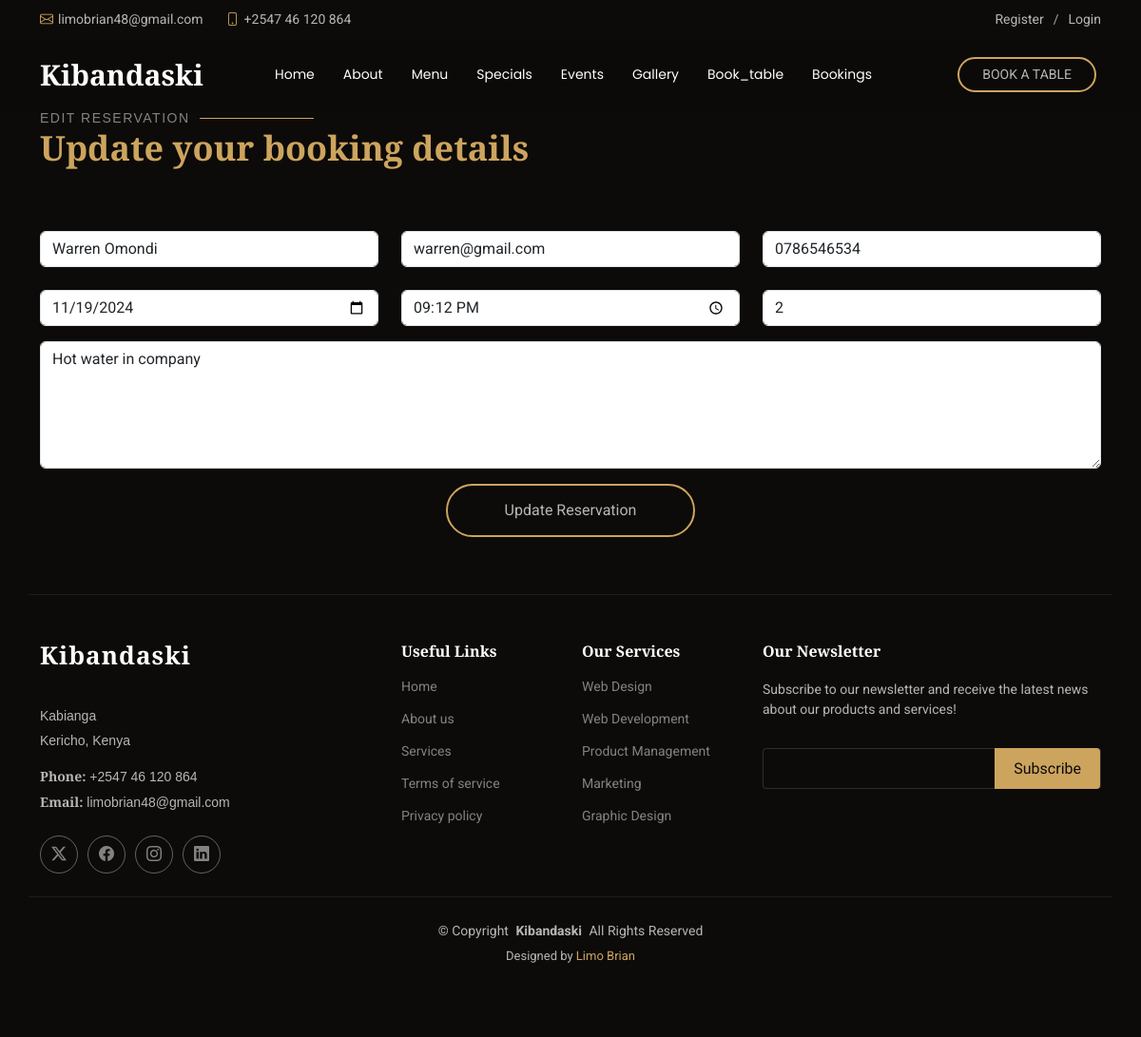
The app's page /edit/12/ with its own data.
### kibandaskiapp/models.py (models this page shows, shortened)
class Booking(models.Model):
    name = models.CharField(max_length=100)
    email = models.EmailField()
    phone = models.CharField(max_length=15)
    date = models.DateField()
    time = models.TimeField()
    people = models.PositiveIntegerField()
    message = models.TextField(blank=True, null=True)

### kibandaskiapp/views.py (the view, shortened to what this page needs)
# urls.py: path('edit/<int:booking_id>/', views.update_booking, name="update_booking"),
def update_booking(request, booking_id):
    booking = get_object_or_404(Booking, id=booking_id)
    return render(request, "edit_booking.html", {'booking': booking})

### templates/edit_booking.html (shortened to what this page needs)
{% extends 'base.html' %}
{% load static %}
{% block content %}
<section id="edit-booking" class="edit-booking section">
    <div class="container section-title" data-aos="fade-up">
        <h2>Edit Reservation</h2>
        <p>Update your booking details</p>
    </div>
    <div class="container" data-aos="fade-up" data-aos-delay="100">
        <form method="post" role="form" class='book_table'>
            <div class="row gy-4">
                <div class="col-lg-4 col-md-6">
                    <input type="text" name="name" class="form-control" id="name" placeholder="Your Name" value="{{ booking.name }}" required="">
                </div>
                <div class="col-lg-4 col-md-6">
                    <input type="email" class="form-control" name="email" id="email" placeholder="Your Email" value="{{ booking.email }}" required="">
                </div>
                <div class="col-lg-4 col-md-6">
                    <input type="text" class="form-control" name="phone" id="phone" placeholder="Your Phone" value="{{ booking.phone }}" required="">
                </div>
                <div class="col-lg-4 col-md-6">
                    <input type="date" name="date" class="form-control" id="date" placeholder="Date" value="{{ booking.date|date:'Y-m-d' }}" required="">
                </div>
                <div class="col-lg-4 col-md-6">
                    <input type="time" class="form-control" name="time" id="time" placeholder="Time" value="{{ booking.time|time:'H:i' }}" required="">
                </div>
                <div class="col-lg-4 col-md-6">
                    <input type="number" class="form-control" name="people" id="people" placeholder="# of people" value="{{ booking.people }}" required="">
                </div>
            </div>
            <div class="form-group mt-3">
                <textarea class="form-control" name="message" rows="5" placeholder="Message">{{ booking.message }}</textarea>
            </div>
            <div class="text-center mt-3">
                <button type="submit">Update Reservation</button>
            </div>
        </form>
    </div>
</section>
{% endblock %}

### static/assets/css/main.css (style rules this page uses)
:root { --default-font: "Roboto", system-ui, -apple-system, "Segoe UI", Roboto, "Helvetica Neue", Arial, "Noto Sans", "Liberation Sans", sans-serif, "Apple Color Emoji", "Segoe UI Emoji", "Segoe UI Symbol", "Noto Color Emoji"; --heading-font: "Playfair Display", sans-serif; --nav-font: "Poppins", sans-serif; }
:root { --background-color: #0c0b09; --default-color: rgba(255, 255, 255, 0.7); --heading-color: #ffffff; --accent-color: #cda45e; --surface-color: #29261f; --contrast-color: #0c0b09; }
:root { --nav-color: #ffffff; --nav-hover-color: #cda45e; --nav-mobile-background-color: #29261f; --nav-dropdown-background-color: #29261f; --nav-dropdown-color: #ffffff; --nav-dropdown-hover-color: #cda45e; }
:root { scroll-behavior: smooth; }
body { color: var(--default-color); background-color: var(--background-color); font-family: var(--default-font); padding-top: 60px; }
h1, h2, h3, h4, h5, h6 { color: var(--heading-color); font-family: var(--heading-font); }
.book_table button { color: var(--default-color); border: 2px solid var(--accent-color); background: transparent; padding: 14px 60px; transition: 0.4s; border-radius: 50px; }
section, .section { color: var(--default-color); background-color: var(--background-color); padding: 60px 0; scroll-margin-top: 77px; overflow: clip; }
.section-title { padding-bottom: 60px; position: relative; }
.section-title h2 { font-size: 14px; font-weight: 500; padding: 0; line-height: 1px; margin: 0; letter-spacing: 1.5px; text-transform: uppercase; color: color-mix(in srgb, var(--default-color), transparent 30%); position: relative; }
.section-title h2::after { content: ""; width: 120px; height: 1px; display: inline-block; background: var(--accent-color); margin: 4px 10px; }
.section-title p { color: var(--accent-color); margin: 0; font-size: 36px; font-weight: 600; font-family: var(--heading-font); }

### records on screen
Booking: name "Warren Omondi", email "warren@gmail.com", phone "0786546534", date "11/19/2024", time "21:12", people "2", message "Hot water in company"
